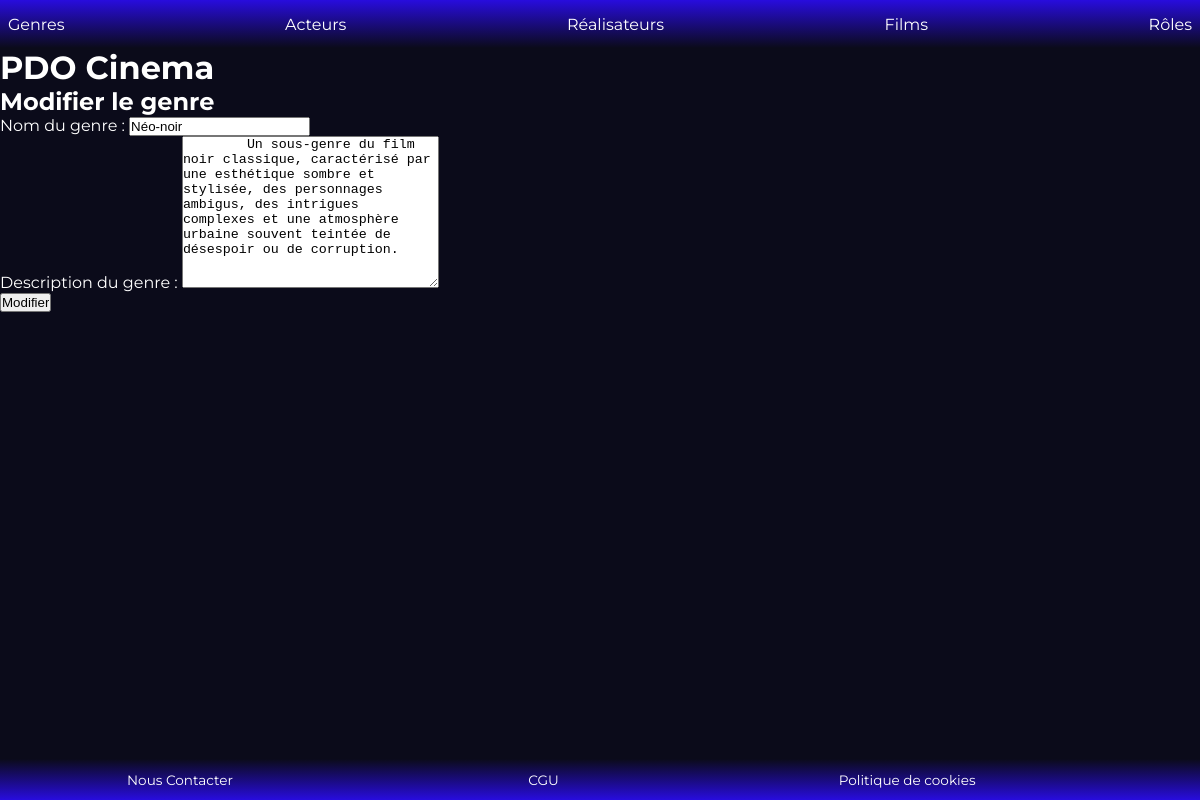
The page /index.php?action=modifierGenre&id=7 on the database its author committed.
### tables this page shows
CREATE TABLE IF NOT EXISTS `genre_film` (
  `id_genre` int NOT NULL AUTO_INCREMENT,
  `nom_genre` varchar(50) NOT NULL,
  PRIMARY KEY (`id_genre`)
);

### controller/GenreController.php (called while the page is built, shortened)
<?php
class GenreController{
    public function modifierGenre($id) {
        $pdo = Connect::seConnecter();
        $requeteInfosGenre = $pdo->prepare("
            SELECT id_genre, nom_genre, description_genre
            FROM genre_film
            WHERE id_genre = :id
        ");
        $requeteInfosGenre->execute([
            ":id" => $id
        ]);
        require "view/genres/modifierGenre.php";
    }
}

### view/genres/modifierGenre.php (the view, shortened to what this page needs)
<?php
$genre = $requeteInfosGenre->fetch();
?>
<form action="index.php?action=modifierGenre&id=<?= $genre["id_genre"] ?>" method="POST" >
    <label for="nomGenre">Nom du genre :</label>
    <input type="text" name="nomGenre" id="nomGenre" value="<?= $genre["nom_genre"] ?>"><br>
    <label for="descriptionGenre">Description du genre :</label>
    <textarea name="descriptionGenre" id="descriptionGenre" cols="30" rows="10" >
        <?= $genre["description_genre"] ?>
    </textarea>
    <br>
    <input type="submit" name="submit" value="Modifier" >
</form>
<?php
require "view/template.php";
?>

### public/css/styles.css (style rules this page uses)
:root { --body-color: rgba(11, 11, 26, 1); --body-font: "Montserrat", sans-serif; --text-color:rgba(255, 255, 255, 1); --h1-font-size: 1.5rem; --h2-font-size: 1.25rem; --h3-font-size: 1rem; --normal-font-size: 0.938rem; --small-font-size: 0.850rem; }
* { box-sizing: border-box; padding: 0; margin: 0; }

### rows shown on the page
genre_film: nomGenre "Néo-noir", descriptionGenre "Un sous-genre du film noir classique, caractérisé par une esthétique sombre et stylisée, des personnages ambigus, des intrigues complexes et une atmosphère urbaine souvent teintée de désespoir ou de corruption."

### other values the page prints
$titre_secondaire "Modifier le genre"
